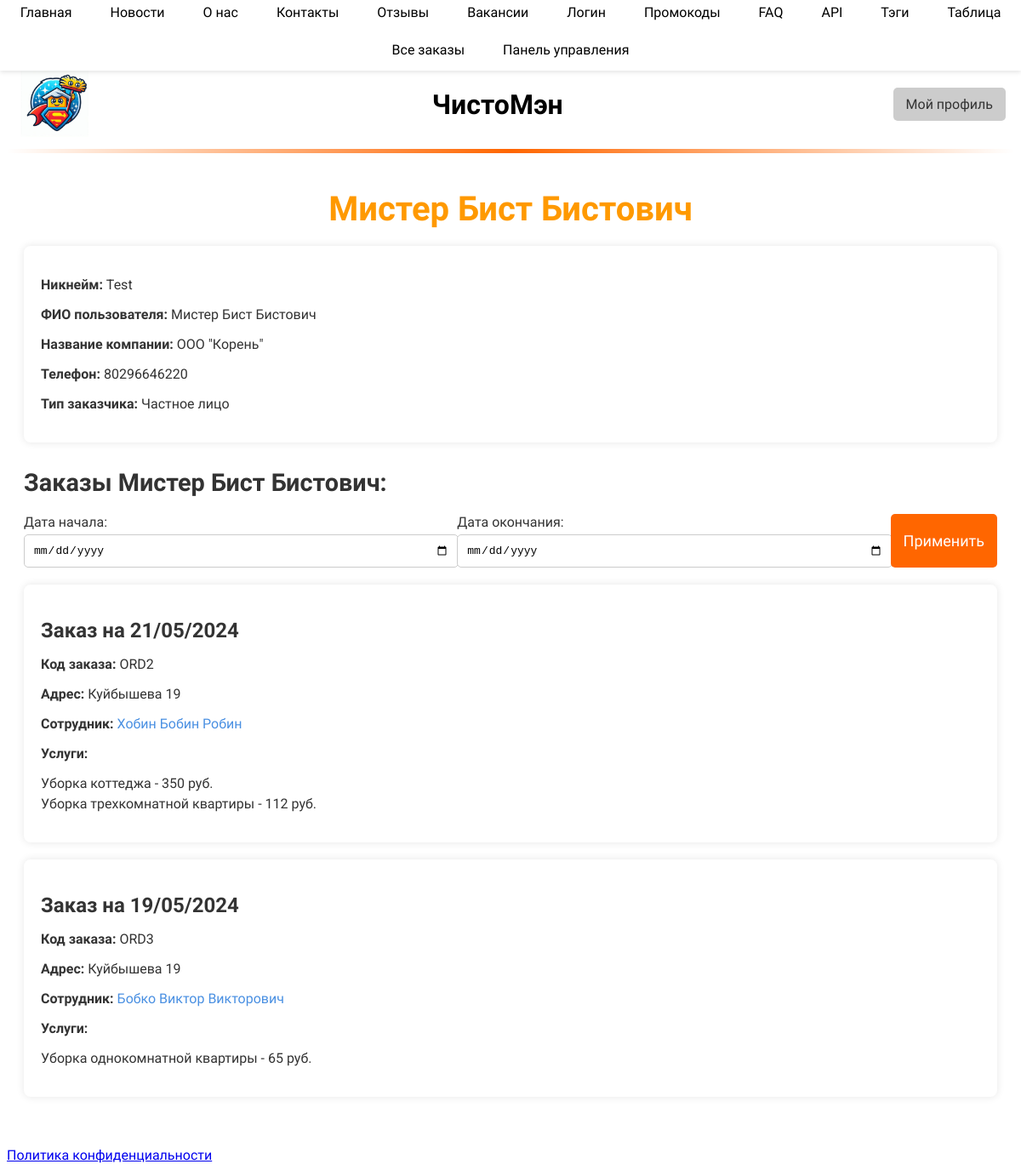
The app's page /customer/1/ (signed in) with its own data.
### main/models.py (models this page shows, shortened)
class Customer(models.Model):
    user = models.OneToOneField(User, on_delete=models.CASCADE)
    full_name = models.CharField(max_length=100, verbose_name='ФИО заказчика')
    birth_date = models.DateField(verbose_name='Дата рождения',default=date(2000, 1, 1))
    company_name = models.CharField(max_length=100, verbose_name='Название компании', blank=True, null=True)
    contact_phone = models.CharField(max_length=20, verbose_name='Контактный телефон')
    CUSTOMER_TYPE_CHOICES = (
        ('individual', 'Частное лицо'),
        ('legal_entity', 'Юридическое лицо'),
    )
    customer_type = models.CharField(max_length=20, choices=CUSTOMER_TYPE_CHOICES, verbose_name='Тип заказчика')
    cart = models.ManyToManyField(Service, related_name='customers_cart', blank=True)
    class Meta:
        verbose_name = 'Клиент'
        verbose_name_plural = 'Клиенты'

class Order(models.Model):
    order_code = models.CharField(max_length=100, unique=True,blank=True, null=True, verbose_name='Код заказа')
    services = models.ManyToManyField('Service', related_name='orders', verbose_name='Услуги')
    address = models.CharField(max_length=255, verbose_name='Адрес проведения работ')
    date_of_work = models.DateTimeField(default=timezone.now, verbose_name='Дата проведения работ')
    customer = models.ForeignKey('Customer', on_delete=models.CASCADE, related_name='orders', verbose_name='Клиент')
    employee = models.ForeignKey('Employee', on_delete=models.CASCADE, related_name='orders', verbose_name='Сотрудник', blank=True, null=True)
    promo_code = models.ForeignKey('PromoCode', on_delete=models.SET_NULL, null=True, blank=True, related_name='orders', verbose_name='Промокод')
    class Meta:
        verbose_name = 'Заказ'
        verbose_name_plural = 'Заказы'

class Employee(models.Model):
    user = models.OneToOneField(User, on_delete=models.CASCADE, related_name='employee_profile')
    full_name = models.CharField(max_length=100, verbose_name='ФИО сотрудника')
    birth_date = models.DateField(verbose_name='Дата рождения',default=date(2000, 1, 1))
    specializations = models.ManyToManyField(EmployeeSpecialization, related_name='employees', verbose_name='Специализации')
    photo = models.ImageField(upload_to='employee_photos/', blank=True, null=True, verbose_name='Фото')
    work_phone = models.CharField(max_length=20, blank=True, null=True, verbose_name='Рабочий телефон')
    work_email = models.EmailField(max_length=254, blank=True, null=True, verbose_name='Рабочая почта')
    description = models.TextField(blank=True, null=True, verbose_name='Описание работ')
    class Meta:
        verbose_name = 'Сотрудник'
        verbose_name_plural = 'Сотрудники'

class Service(models.Model):
    title = models.CharField('Название',max_length=50)
    description = models.TextField('Описание')
    price = models.IntegerField('Стоимость',default=100)
    service_type = models.ForeignKey(ServiceType, on_delete=models.CASCADE, verbose_name='Тип услуги',default=1)
    publish = models.DateTimeField(default=timezone.now)
    class Meta:
        verbose_name = 'Услуга'
        verbose_name_plural = 'Услуги'

### main/views.py (the view, shortened to what this page needs)
# urls.py: path('customer/<int:customer_id>/', views.customer_detail, name='customer_detail'),
def customer_detail(request, customer_id):
    user_is_superuser = request.user.is_superuser
    customer = get_object_or_404(Customer, id=customer_id)
    orders = Order.objects.filter(customer_id=customer_id)
    total_cost = 0
    start_date = request.GET.get('start_date')
    end_date = request.GET.get('end_date')
    return render(request, 'main/profile/customer_detail.html', {
        'customer': customer,
        'orders': orders,
        'user_is_superuser': user_is_superuser,
        'total_cost': total_cost,
        'start_date': start_date,
        'end_date': end_date
    })

### main/context_processors.py (called while the page is built)
def partners_processor(request):
    partners = Partner.objects.all()
    return {
        'partners': partners,
    }

### main/templates/main/profile/customer_detail.html (shortened to what this page needs)
{% extends 'main/base.html' %}
{% block content %}
<div class="customer-profile">
    <h1 class="customer-profile-name">{{ customer.full_name }}</h1>
    <div class="customer-profile-details">
        <p><strong>Никнейм:</strong> {{ customer.user.username }}</p>
        <p><strong>ФИО пользователя:</strong> {{ customer.full_name }}</p>
        <p><strong>Название компании:</strong> {{ customer.company_name }}</p>
        <p><strong>Телефон:</strong> {{ customer.contact_phone }}</p>
        <p><strong>Тип заказчика:</strong> {{ customer.get_customer_type_display }}</p>
    </div>
    {% if user_is_superuser %}
    <div class="customer-orders">
        <h1 class="customer-orders-title">Заказы {{ customer.full_name }}:</h1>
        <form method="get" action="{% url 'customer_detail' customer.id %}" class="date-filter-form">
            <div class="date-filter-form-group">
                <label for="start_date" class="date-filter-form-label">Дата начала:</label>
                <input type="date" id="start_date" name="start_date" value="{{ start_date|default_if_none:'' }}" class="date-filter-form-input">
            </div>
            <div class="date-filter-form-group">
                <label for="end_date" class="date-filter-form-label">Дата окончания:</label>
                <input type="date" id="end_date" name="end_date" value="{{ end_date|default_if_none:'' }}" class="date-filter-form-input">
            </div>
            <button type="submit" class="submit-button">Применить</button>
        </form>
        {% for order in orders %}
        <div class="customer-order">
            <h2 class="customer-order-date">Заказ на {{ order.date_of_work | date:"d/m/Y" }}</h2>
            <p><strong>Код заказа:</strong> {{ order.order_code }}</p>
            <p><strong>Адрес:</strong> {{ order.address }}</p>
            <p><strong>Сотрудник:</strong>
                {% if order.employee %}
                <a href="{% url 'employee_detail' order.employee.id %}" class="customer-order-employee">{{ order.employee.full_name }}</a>
                {% else %}
                    Не назначен
                {% endif %}
            </p>
            <p><strong>Услуги:</strong></p>
            <ul class="customer-order-services">
                {% for service in order.services.all %}
                    <li class="customer-order-service-item">{{ service.title }} - {{ service.price }} руб.</li>
                {% endfor %}
            </ul>
        </div>
        {% endfor %}
    </div>
    {% endif %}
</div>
{% endblock %}

### main/static/css/style.css (style rules this page uses)
body { font-family: 'Roboto', Arial, sans-serif; background-color: white; font-kerning: normal; }
button { cursor: pointer; }
.submit-button { background-color: #ff6600; color: white; font-size: 18px; padding: 10px 15px; border: none; border-radius: 5px; transition: background-color 0.3s; }
.customer-profile { color: #333; padding: 20px; }
.customer-profile-name { text-align: center; font-size: 2.5em; margin-bottom: 20px; color: #ff9900; }
.customer-profile-details { background-color: #fff; padding: 20px; border-radius: 8px; box-shadow: 0 0 10px rgba(0, 0, 0, 0.1); margin-bottom: 30px; }
.customer-orders { margin-top: 30px; }
.customer-orders-title { font-size: 1.8em; color: #333; margin-bottom: 20px; }
.date-filter-form { display: flex; flex-wrap: wrap; gap: 20px; margin-bottom: 20px; }
.date-filter-form-group { flex: 1; }
.date-filter-form-label { display: block; margin-bottom: 5px; font-size: 1em; }
.date-filter-form-input { width: 100%; padding: 10px; font-size: 1em; border-radius: 5px; border: 1px solid #ccc; }
.customer-order { background-color: #fff; padding: 20px; border-radius: 8px; box-shadow: 0 0 10px rgba(0, 0, 0, 0.1); margin-bottom: 20px; }
.customer-order-date { font-size: 1.5em; margin-bottom: 10px; }
.customer-order-employee { color: #4a90e2; text-decoration: none; }
.customer-order-services { list-style-type: none; padding-left: 0; }
.customer-order-service-item { margin-bottom: 5px; }

### records on screen
Customer: full_name "Мистер Бист Бистович", user.username "Test", company_name "ООО \"Корень\"", contact_phone "80296646220", customer_type "Частное лицо"
Order: date_of_work "21/05/2024", order_code "ORD2", address "Куйбышева 19", employee.full_name "Хобин Бобин Робин"
Service: title "Уборка коттеджа", price "350"
Service: title "Уборка трехкомнатной квартиры", price "112"
Order: date_of_work "19/05/2024", order_code "ORD3", address "Куйбышева 19", employee.full_name "Бобко Виктор Викторович"
Service: title "Уборка однокомнатной квартиры", price "65"
